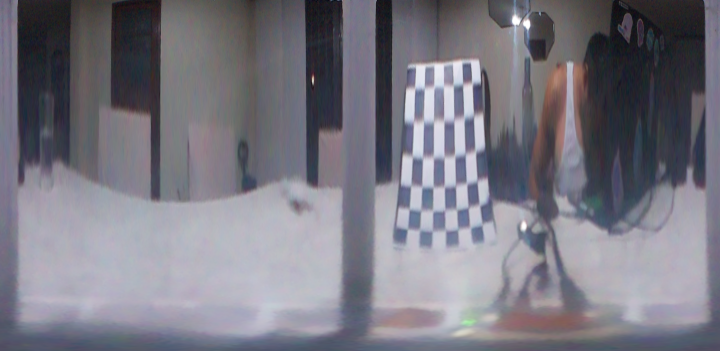
#> input picture panos/cal0_seg_und_pano.png, 720 x 351 px; its folder holds only this picture in this run
$ python segmentacionHSV_panos.py
#> lines starting #> are read from the running program, lines starting #| are printed output that depends on the picture; after the words box and inside, x2 and y2 are one past the last pixel; in counts of white or black regions, pixels touching at a corner belong together
# ============================================================
#  segmentacionHSV_panos.py
#  Segmentación de blobs de color (HSV) sobre imágenes panorámicas
#  - Lee todas las imágenes de PANOS_DIR
#  - Segmenta colores definidos en una paleta (HSV normalizado 0..1)
#  - Limpia, agrupa y extrae blobs (bboxes, centroides, áreas)
#  - Guarda overlays y (opcional) máscaras por color
#  - Exporta un CSV con los resultados
#
#  Optimizado para Raspberry Pi:
#    * FACTOR_ESCALA para reducir tamaño de procesamiento
#    * ROI barata desde canal V (ya calculado en HSV)
#    * Recorte superior/inferior típico de panos (evitar borde de espejo/cielo)
#    * Cierre morfológico horizontal para “unir” blobs estirados
#    * Control de hilos OpenCV y compresión PNG
# ============================================================

from pathlib import Path
import os, glob
import numpy as np
import cv2

try:
    import pandas as pd
except Exception:
    pd = None  # fallback a csv nativo

import csv  # fallback para CSV

# ----------------------------- CONFIG -----------------------------
CONFIG = {
    # Carpeta con imágenes panorámicas
    "PANOS_DIR": r"C:\Users\GMADRO04\Documents\SOLER\QUPA\Testeo_QUPA\camara_QUPA\panos",

    # Carpeta de salida para overlays y máscaras
    "SALIDA_DIR": r"C:\Users\GMADRO04\Documents\SOLER\QUPA\Testeo_QUPA\camara_QUPA\seg_color_panos",

    # ¿Guardar máscaras binarias por color?
    "GUARDAR_MASCARAS": True,

    # ROI válida (usar pixeles V>0 del HSV) y quedarse con la componente mayor
    "USAR_ROI_VALIDA": True,
    "ROI_COMPONENTE_MAYOR": True,

    # Recortes en altura (fracción 0..1) para evitar bandas superior/inferior
    "RECORTE_SUP_FRAC": 0.05,   # 5% arriba
    "RECORTE_INF_FRAC": 0.05,   # 5% abajo

    # Escala para acelerar en RPi (1.0 = sin escalado; 0.5 acelera bastante)
    "FACTOR_ESCALA": 1.0,

    # Limpieza morfológica y filtrado
    "AREA_MIN_PX": 500,            # área mínima de blob
    "MEDIANA_K": 0,                # 0 desactiva (3 = kernel 3x3)
    "APERTURA_DISCO": 3,           # apertura (open) con disco (0 desactiva)
    "CIERRE_HOR_KX": 7,            # cierre (close) horizontal kernel ancho
    "CIERRE_HOR_KY": 3,            # cierre (close) horizontal kernel bajo
    "MAX_BLOBS_POR_COLOR": 2,      # top N por color

    # Paleta de colores (SIN amarillo ni naranja)
    "PALETA": [
        {"nombre":"rojo",    "ventanas_h":[(0.95,1.00),(0.00,0.05)], "s_min":0.30, "v_min":0.15},
        {"nombre":"verde",   "ventanas_h":[(0.25,0.45)],             "s_min":0.25, "v_min":0.15},
        {"nombre":"cian",    "ventanas_h":[(0.48,0.56)],             "s_min":0.25, "v_min":0.15},
        {"nombre":"azul",    "ventanas_h":[(0.56,0.75)],             "s_min":0.25, "v_min":0.15},
        {"nombre":"purpura", "ventanas_h":[(0.76,0.83)],             "s_min":0.25, "v_min":0.15},
        {"nombre":"magenta", "ventanas_h":[(0.82,0.94)],             "s_min":0.30, "v_min":0.15},
        # variantes claras
        {"nombre":"rosado",  "ventanas_h":[(0.90,0.05)],             "s_min":0.18, "v_min":0.55},
        {"nombre":"celeste", "ventanas_h":[(0.52,0.60)],             "s_min":0.18, "v_min":0.55},
    ],

    # Colores de dibujo (B,G,R en 0..255)
    "COLORES_DIBUJO": {
        "rojo":    (60, 60, 230),
        "verde":   (80, 200, 60),
        "cian":    (220, 220, 60),
        "azul":    (230, 120, 70),
        "purpura": (230, 90, 170),
        "magenta": (200, 70, 230),
        "rosado":  (200, 120, 255),
        "celeste": (255, 200, 120),
    },

    # Export CSV
    "ESCRIBIR_CSV": True,
    "CSV_PATH": r"C:\Users\GMADRO04\Documents\SOLER\QUPA\Testeo_QUPA\camara_QUPA\detecciones_colores_panos.csv",

    # OpenCV / guardado
    "OPENCV_HILOS": 2,             # 0 = auto; 1..N para fijar hilos
    "PNG_COMPRESION": 3            # 0 rápido / 9 lento
}
# -------------------------------------------------------------------

# ============================================================
# Utilidades HSV
# ============================================================

def a_rango_hsv_opencv(h_norm_lo, h_norm_hi, s_min_norm, v_min_norm):
    """
    Convierte umbrales normalizados [0..1] a escala OpenCV:
        Hue: 0..179 (OpenCV usa H/2)
        Sat: 0..255
        Val: 0..255
    Devuelve (lower, upper) para cv2.inRange.
    """
    loH = int(round(h_norm_lo * 179))
    hiH = int(round(h_norm_hi * 179))
    sMin = int(round(s_min_norm * 255))
    vMin = int(round(v_min_norm * 255))
    lower = np.array([min(loH,179), sMin, vMin], dtype=np.uint8)
    upper = np.array([min(hiH,179), 255, 255],   dtype=np.uint8)
    return lower, upper

def mascara_por_tono(hsv, ventanas_h, s_min, v_min):
    """
    Máscara combinando ventanas de tono (soporta wrap 1->0).
    Ej: rojo: [(0.95,1.00),(0.00,0.05)]
    """
    H, W = hsv.shape[:2]
    mask_total = np.zeros((H,W), dtype=np.uint8)
    for (lo, hi) in ventanas_h:
        if lo <= hi:
            lower, upper = a_rango_hsv_opencv(lo, hi, s_min, v_min)
            mask_total |= cv2.inRange(hsv, lower, upper)
        else:
            # Rango envuelto: [lo..1] U [0..hi]
            lower1, upper1 = a_rango_hsv_opencv(lo, 1.00, s_min, v_min)
            lower2, upper2 = a_rango_hsv_opencv(0.00, hi,  s_min, v_min)
            m1 = cv2.inRange(hsv, lower1, upper1)
            m2 = cv2.inRange(hsv, lower2, upper2)
            mask_total |= (m1 | m2)
    return mask_total

# ============================================================
# Helpers de ROI / E/S
# ============================================================

def mascara_bandas_pano(h, w, frac_sup=0.05, frac_inf=0.05):
    """
    ROI por bandas: ignora una fracción superior e inferior de la pano.
    Evita borde del espejo (arriba) y horizonte/cielo (abajo) según tu mapeo.
    """
    m = np.zeros((h,w), np.uint8)
    y1 = int(h * max(0.0, min(frac_sup, 0.45)))
    y2 = int(h * (1.0 - max(0.0, min(frac_inf, 0.45))))
    if y2 > y1:
        m[y1:y2, :] = 255
    return m

def guardar_mascara(dir_masks: Path, stem: str, nombre_color: str, mask_u8: np.ndarray, comp_png: int = 3):
    """Guarda la máscara binaria de un color (8-bit 0/255)."""
    color_dir = dir_masks / nombre_color
    color_dir.mkdir(exist_ok=True, parents=True)
    cv2.imwrite(str(color_dir / f"{stem}_{nombre_color}.png"), mask_u8,
                [cv2.IMWRITE_PNG_COMPRESSION, comp_png])

def escribir_csv(filas, csv_path: Path):
    """Escribe detecciones a CSV (pandas si está, si no csv nativo)."""
    headers = ["file","color","cx","cy","x","y","w","h","y_bottom","area","img_w","img_h"]
    if not filas:
        with open(csv_path, "w", newline="", encoding="utf-8") as f:
            w = csv.writer(f); w.writerow(headers)
        return

    if pd is not None:
        df = pd.DataFrame(filas, columns=headers)
        df.to_csv(csv_path, index=False, encoding="utf-8")
    else:
        with open(csv_path, "w", newline="", encoding="utf-8") as f:
            w = csv.DictWriter(f, fieldnames=headers)
            w.writeheader()
            for r in filas:
                w.writerow(r)

# ============================================================
# Lógica principal
# ============================================================

def ejecutar(cfg):
    # Ajuste de hilos OpenCV (si aplica)
    try:
        if cfg.get("OPENCV_HILOS", 0) > 0:
            cv2.setNumThreads(int(cfg["OPENCV_HILOS"]))
    except Exception:
        pass

    panos_dir = Path(cfg["PANOS_DIR"])
    sal_dir = Path(cfg["SALIDA_DIR"])
    sal_dir.mkdir(parents=True, exist_ok=True)

    # Subcarpetas de salida
    overlays_dir = sal_dir / "overlays"
    overlays_dir.mkdir(exist_ok=True)
    masks_dir = sal_dir / "masks"
    if cfg["GUARDAR_MASCARAS"]:
        masks_dir.mkdir(exist_ok=True)

    # Recolectar imágenes
    patrones = ("*.png","*.jpg","*.jpeg","*.bmp","*.tif","*.tiff")
    rutas = []
    for p in patrones:
        rutas += glob.glob(str(panos_dir / p))
    rutas = sorted(rutas)
    if not rutas:
        raise FileNotFoundError(f"No hay imágenes en {panos_dir}")

    filas_csv = []
    escala = float(cfg.get("FACTOR_ESCALA", 1.0))
    comp_png = int(cfg.get("PNG_COMPRESION", 3))

    for i, p in enumerate(rutas, 1):
        ruta_img = Path(p)
        I = cv2.imread(str(ruta_img), cv2.IMREAD_COLOR)
#> I is the input picture: shape (351, 720, 3); mean B, G, R 130, 119.8, 121.4
        if I is None:
            print(f"[!] No pude leer {ruta_img.name}, sigo...")
            continue

        # Escalado opcional (acelera mucho en RPi)
        if escala != 1.0:
            I = cv2.resize(I, None, fx=escala, fy=escala, interpolation=cv2.INTER_LINEAR)

        H, W = I.shape[:2]
#> H = 351; W = 720

        # HSV (H:0..179, S:0..255, V:0..255)
        hsv = cv2.cvtColor(I, cv2.COLOR_BGR2HSV)
#> hsv: shape (351, 720, 3); mean H, S, V 116.2, 31.7, 131.6
        V = hsv[:,:,2]
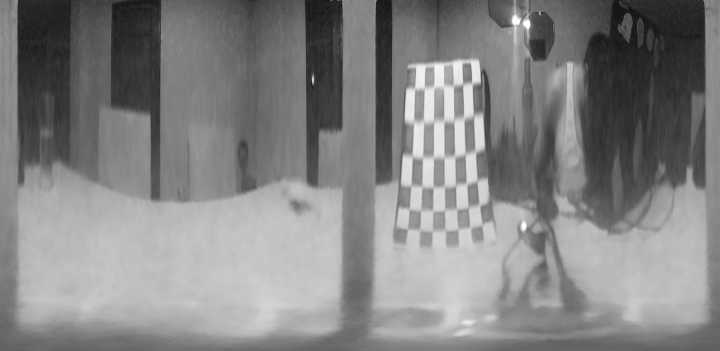
#> V: shape (351, 720); min 17, max 255, mean 131.6

        # ROI válida desde canal V, quedarnos con la componente mayor si aplica
        if cfg["USAR_ROI_VALIDA"]:
            roi_valida = (V > 0).astype(np.uint8) * 255
#> roi_valida: shape (351, 720); every value is 255
            if cfg.get("ROI_COMPONENTE_MAYOR", True):
                num, lab, stats, _ = cv2.connectedComponentsWithStats(roi_valida, connectivity=8)
#> lab: shape (351, 720) int32; every value is 1
#> num = 2; stats = [[-1, 2147483647, 0, 0, 0], [0, 0, 720, 351, 252720]]
                if num >= 2:
                    idx = 1 + np.argmax(stats[1:, cv2.CC_STAT_AREA])
#> idx = 1
                    roi_valida = np.where(lab == idx, 255, 0).astype(np.uint8)
        else:
            roi_valida = np.ones((H,W), dtype=np.uint8) * 255

        # Máscara por bandas (recortes superior/inferior típicos de pano)
        m_bandas = mascara_bandas_pano(H, W,
                                       frac_sup=cfg.get("RECORTE_SUP_FRAC", 0.05),
                                       frac_inf=cfg.get("RECORTE_INF_FRAC", 0.05))

        overlay = I.copy()

        for color_def in cfg["PALETA"]:
            nombre = color_def["nombre"]
            ventanas_h = color_def["ventanas_h"]
            s_min = color_def["s_min"]
            v_min = color_def["v_min"]

            # 1) Máscara por tono + S/V mínimos
            m = mascara_por_tono(hsv, ventanas_h, s_min, v_min)

            # 2) Restringir a ROI válida y bandas pano
            m = cv2.bitwise_and(m, roi_valida)
            m = cv2.bitwise_and(m, m_bandas)

            # 3) Morfología pensada para panos:
            #    - cierre horizontal: une fragmentos estirados
            #    - apertura ligera: limpia ruido fino
            kx, ky = int(cfg.get("CIERRE_HOR_KX", 7)), int(cfg.get("CIERRE_HOR_KY", 3))
            if kx > 0 and ky > 0:
                k_close = cv2.getStructuringElement(cv2.MORPH_RECT, (kx, ky))
                m = cv2.morphologyEx(m, cv2.MORPH_CLOSE, k_close, iterations=1)

            if cfg["MEDIANA_K"] and cfg["MEDIANA_K"] >= 3:
                m = cv2.medianBlur(m, cfg["MEDIANA_K"])

            if cfg["APERTURA_DISCO"] and cfg["APERTURA_DISCO"] > 0:
                k_open = cv2.getStructuringElement(cv2.MORPH_ELLIPSE,
                                                   (cfg["APERTURA_DISCO"], cfg["APERTURA_DISCO"]))
                m = cv2.morphologyEx(m, cv2.MORPH_OPEN, k_open, iterations=1)

            # 4) Componentes conectadas y filtro por área
            num, labels, stats, centroids = cv2.connectedComponentsWithStats(m, connectivity=8)
            if num <= 1:
                if cfg["GUARDAR_MASCARAS"]:
                    guardar_mascara(masks_dir, ruta_img.stem, nombre, m, comp_png)
                continue

            blobs = []
            for lbl in range(1, num):
                x = stats[lbl, cv2.CC_STAT_LEFT]
                y = stats[lbl, cv2.CC_STAT_TOP]
                w = stats[lbl, cv2.CC_STAT_WIDTH]
                h = stats[lbl, cv2.CC_STAT_HEIGHT]
                area = stats[lbl, cv2.CC_STAT_AREA]
                if area < cfg["AREA_MIN_PX"]:
                    continue
                cx, cy = centroids[lbl]
                blobs.append({"x":x, "y":y, "w":w, "h":h, "area":area, "cx":cx, "cy":cy, "label":lbl})

            if not blobs:
                if cfg["GUARDAR_MASCARAS"]:
                    guardar_mascara(masks_dir, ruta_img.stem, nombre, m, comp_png)
                continue

            # 5) Ordenar por área y quedarnos con top-N
            blobs.sort(key=lambda b: b["area"], reverse=True)
            blobs = blobs[:cfg["MAX_BLOBS_POR_COLOR"]]

            # 6) Dibujar y preparar filas CSV
            col_dibujo = cfg["COLORES_DIBUJO"].get(nombre, (0,255,255))
            for b in blobs:
                x, y, w, h = b["x"], b["y"], b["w"], b["h"]
                cx, cy, area = b["cx"], b["cy"], b["area"]
                y_bottom = y + h  # útil para estimar distancia en pano (LUT y->m)
                cv2.rectangle(overlay, (x,y), (x+w, y+h), col_dibujo, 2)
                etiqueta = f"{nombre} | A={area}"
                cv2.putText(overlay, etiqueta, (x, max(0, y-7)),
                            cv2.FONT_HERSHEY_SIMPLEX, 0.5, col_dibujo, 2, cv2.LINE_AA)

                filas_csv.append({
                    "file": ruta_img.name,
                    "color": nombre,
                    "cx": float(cx), "cy": float(cy),
                    "x": int(x), "y": int(y), "w": int(w), "h": int(h),
                    "y_bottom": int(y_bottom),
                    "area": int(area),
                    "img_w": W, "img_h": H
                })

            # 7) Guardar máscara por color (opcional)
            if cfg["GUARDAR_MASCARAS"]:
                guardar_mascara(masks_dir, ruta_img.stem, nombre, m, comp_png)
#> this loop made 8 passes
#> num on passes 1, 3, 4, 5, 6, 7, 8: 12, 33, 71, 16, 5, 8, 7
#> (num, stats, centroids) on pass 2: (2, [[0, 0, 720, 351, 252709], [466, 321, 5, 3, 11]], [[359.5, 175], [468, 322]])
#> pass 1, in ejecutar, `m = mascara_por_tono(hsv, ventanas_h, s_min, v_min)`:
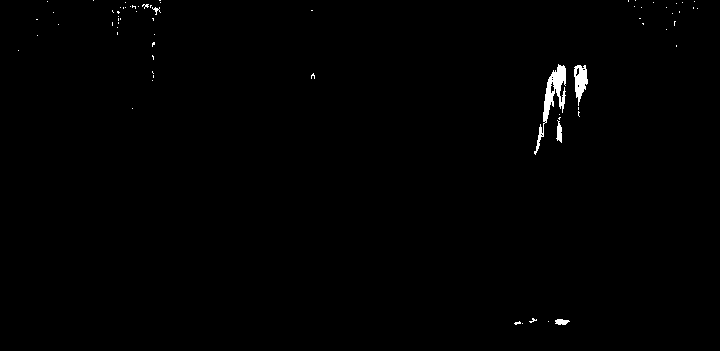
#> m: shape (351, 720); 0.58% white; 69 white regions (64 under 20 px), largest, box (x1, y1, x2, y2) and area: (534, 64, 566, 155) 750, (574, 65, 588, 106) 341, (556, 120, 562, 143) 87, (555, 319, 570, 325) 66, (152, 7, 161, 15) 27
#> pass 1, in ejecutar, `m = cv2.morphologyEx(m, cv2.MORPH_CLOSE, k_close, iterations=1)`:
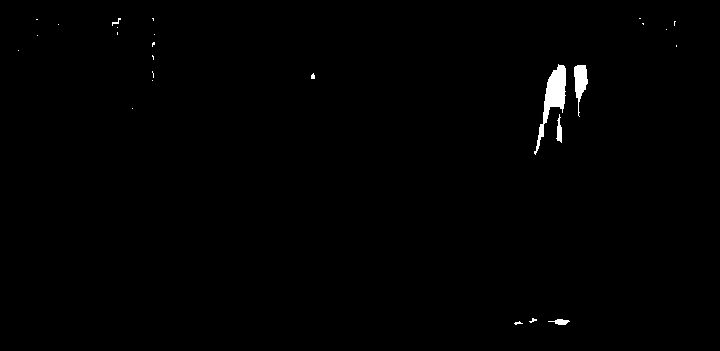
#> m: shape (351, 720); 0.64% white; 26 white regions (21 under 20 px), largest, box (x1, y1, x2, y2) and area: (534, 64, 566, 155) 928, (574, 65, 588, 117) 382, (556, 114, 562, 143) 101, (548, 319, 570, 325) 75, (112, 18, 121, 26) 24
#> pass 1, in ejecutar, `m = cv2.morphologyEx(m, cv2.MORPH_OPEN, k_open, iterations=1)`:
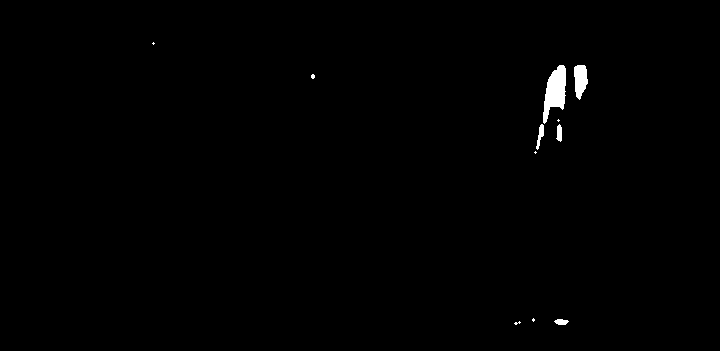
#> m: shape (351, 720); 0.58% white; 11 white regions (6 under 20 px), largest, box (x1, y1, x2, y2) and area: (543, 65, 566, 124) 806, (574, 65, 588, 100) 358, (536, 124, 544, 150) 98, (556, 124, 562, 142) 79, (554, 319, 569, 325) 66
#> after the loop:
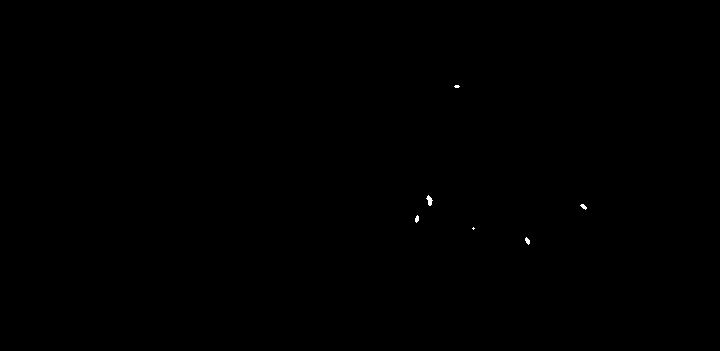
#> m: shape (351, 720); 0.05% white; 6 white regions (2 under 20 px), largest, box (x1, y1, x2, y2) and area: (426, 195, 433, 206) 42, (525, 237, 530, 245) 25, (580, 204, 587, 210) 23, (415, 215, 419, 223) 23
#> after the loop:
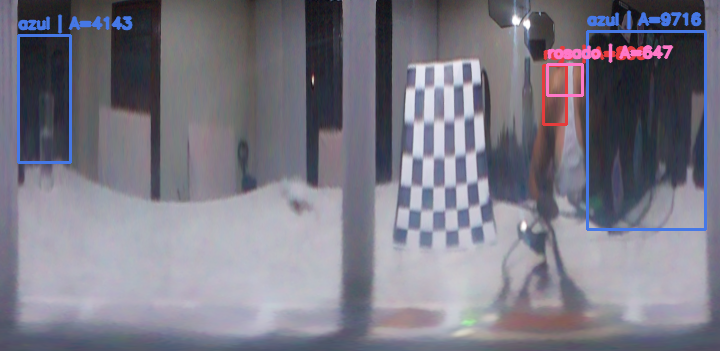
#> overlay: shape (351, 720, 3); 3.07% of pixels changed, all inside (x1, y1, x2, y2) = (17, 10, 707, 231)
#> after the loop, filas_csv = 4 items

        # 8) Guardar overlay (compresión moderada para rapidez)
        out_path = overlays_dir / f"{ruta_img.stem}_colors.png"
        cv2.imwrite(str(out_path), overlay, [cv2.IMWRITE_PNG_COMPRESSION, comp_png])
        print(f"✓ {ruta_img.name} -> {out_path.name}")

    # 9) Escribir CSV
    if CONFIG["ESCRIBIR_CSV"]:
        csv_path = Path(CONFIG["CSV_PATH"])
        csv_path.parent.mkdir(parents=True, exist_ok=True)
        escribir_csv(filas_csv, csv_path)
#> in escribir_csv, `df = pd.DataFrame(filas, columns=headers)`: df = table of 4 rows and 12 columns
        print(f">> CSV guardado en: {csv_path}")

# ------------------------------- Main ------------------------------
if __name__ == "__main__":
    ejecutar(CONFIG)
